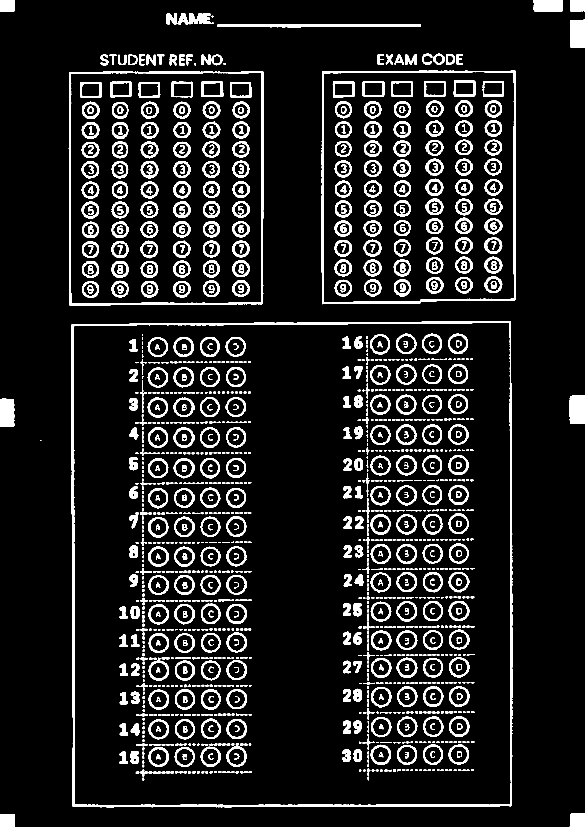
#> input picture scanner-service/templates/a5_template_v1.png, 1754 x 2480 px (shown at 1/3 size)
$ python diagnose_marks.py templates/a5_template_v1.png
#> lines starting #> are read from the running program, lines starting #| are printed output that depends on the picture; after the words box and inside, x2 and y2 are one past the last pixel; in counts of white or black regions, pixels touching at a corner belong together
#> in main, img_pil is the input picture: PIL image 1754x2480 L; 9.7% white; 1515 white regions (8 under 20 px), largest, box (x1, y1, x2, y2) and area: (215, 963, 1538, 2422) 30361, (965, 211, 1547, 913) 13353, (206, 214, 791, 916) 13343
#| PIL image size: (1754, 2480)  mode: L
### scanner-service/omr.py
"""
OMR processing engine for the exam-scanner project.

The ES-50 can return a scan canvas larger than the physical half-A4 answer
sheet, so every sheet is first normalized to a canonical 300 DPI A5-sized
coordinate space before OMR reading.
"""

from __future__ import annotations

import base64
import io
import json
import logging
from itertools import combinations
from dataclasses import dataclass, field
from pathlib import Path
from typing import Any, Callable

try:
    import cv2
    import numpy as np
    from PIL import Image
    _CV2_AVAILABLE = True
except ImportError:
    _CV2_AVAILABLE = False

try:
    import requests as _requests
    _REQUESTS_AVAILABLE = True
except ImportError:
    _REQUESTS_AVAILABLE = False

logger = logging.getLogger(__name__)

# Canonical half-A4 sheet geometry: 14.85 cm x 21.0 cm at 300 DPI.
SCAN_DPI = 300
PAPER_W_CM = 14.85
PAPER_H_CM = 21.0
CANON_W = round(PAPER_W_CM / 2.54 * SCAN_DPI)
CANON_H = round(PAPER_H_CM / 2.54 * SCAN_DPI)

# Typical full ES-50 WIA output observed during debugging.
SCAN_W = 2550
SCAN_H = 4200

FILL_THRESHOLD = 0.28
DIGIT_MIN_RATIO = 0.35
DIGIT_MIN_GAP = 0.10
DIGIT_LOW_CONFIDENCE_GAP = 0.06
DIGIT_SECOND_MARK_RATIO  = 0.35
ANSWER_MIN_RATIO          = 0.20
ANSWER_MIN_GAP            = 0.06
ANSWER_LOW_CONFIDENCE_GAP = 0.10
ANSWER_SECOND_MARK_RATIO  = 0.25

# Bubble reading (local alignment + inner-disk measurement, see
# align_section_to_template / bubble_mark_ratio). On 14 real scans a pencil fill
# measured 0.82-1.0 and an empty bubble at most 0.22 (answers) / 0.07 (digits),
# so 0.50 sits well clear of both and still accepts lightly shaded bubbles.
ANSWER_MARK_RATIO   = 0.50   # >= counts as shaded; two shaded = double mark
DIGIT_MARK_RATIO    = 0.50
MARK_CLEAR_GAP      = 0.35   # best - second below this is flagged low confidence
MARK_INNER_RADIUS   = 0.70   # measure only the inner 70% of the bubble, away from the printed outline
MARK_BLANK_DILATE_PX = 5     # widen the template's printed glyph before subtracting it (scans print bolder)
MARK_NUDGE_FRACTION = 0.15   # nudge the sample by up to 15% of the radius: a fill stays dark, an outline doesn't
ALIGN_SECTION_SEARCH_PX = 60
ALIGN_UNIT_SEARCH_PX    = 14
ALIGN_MIN_MATCH         = 0.25  # template-match score for a row/column to be trusted
ALIGN_MAX_DEVIATION_PX  = 6
ALIGN_BUBBLE_SEARCH_PX  = 10    # final per-bubble snap onto its printed outline
ALIGN_BUBBLE_MIN_MATCH  = 0.55
PHASE_CORR_MIN_RESPONSE   = 0.15
PHASE_CORR_MAX_SHIFT      = 25.0
PAGE_MIN_ANCHOR_INLIERS   = 6
PAGE_MAX_MEAN_ERROR       = 8.0
PAGE_MAX_INLIER_ERROR     = 18.0
PAGE_RANSAC_THRESHOLD     = 18.0
SECTION_SEARCH_MARGIN     = 45
SECTION_MAX_TRANSLATION   = 50.0
SECTION_MAX_PITCH_DELTA   = 0.08
SECTION_MIN_COVERAGE      = 0.85
SECTION_MAX_RESIDUAL      = 12.0
SECTION_MIN_MATCH_SCORE   = 0.15
SECTION_MAX_LIVE_DRIFT    = 18.0
SECTION_MAX_LIVE_DRIFT_JUMP = 12.0
ANCHOR_GUIDED_SEARCH_RADIUS = 170
ANCHOR_DEDUPE_DISTANCE      = 24.0
ANCHOR_MATCH_MAX_DISTANCE   = 190.0
ANCHOR_MIN_X_SPAN_RATIO     = 0.60
ANCHOR_MIN_Y_SPAN_RATIO     = 0.60
ANCHOR_ONE_SIDED_MAX_RESIDUAL = 25.0  # Debug helper only; production requires full-span anchors.
SAVE_DEBUG_IMAGE = True
TEMPLATE_VERSION = "A5_TEMPLATE_V1"
TEMPLATE_DIR = Path(__file__).resolve().parent / "templates"
TEMPLATE_PROFILE_PATH = TEMPLATE_DIR / "a5_template_v1.json"
TEMPLATE_REFERENCE_PATH = TEMPLATE_DIR / "a5_template_v1.png"

# Solid corner registration marks should be larger than filled answer bubbles.
REG_MARK_MIN_AREA = 3200
REG_MARK_MIN_SIDE = 45
REG_MARK_MAX_SIDE = 170

# Bubble coordinates measured from blank-template calibration (calibrate_template.py).
# x_centers / y_centers take precedence over origin_center + pitch in _bubble_center().
STUDENT_CODE_GRID: dict[str, Any] = {
    "x_centers": [271.82, 360.17, 449.38, 545.57, 634.04, 722.88],
    "y_centers": [336.07, 396.39, 456.14, 515.38, 575.08, 635.2,
                  695.02, 754.78, 813.28, 872.39],
    "y_origin": 336.07,
    "cols": 6,
    "rows": 10,
    "y_pitch": 59.752,
    "bubble_radius": 18,
}

EXAM_CODE_GRID: dict[str, Any] = {
    "x_centers": [1030.62, 1119.55, 1208.06, 1303.96, 1392.16, 1481.01],
    "y_centers": [335.57, 395.18, 454.93, 514.22, 573.53, 632.95,
                  692.42, 752.12, 810.49, 869.28],
    "y_origin": 335.57,
    "cols": 6,
    "rows": 10,
    "y_pitch": 59.42,
    "bubble_radius": 18,
}

ANSWER_GRID_LEFT: dict[str, Any] = {
    "origin_center": (473, 1047),
    "x_centers": [473.35, 551.06, 629.15, 707.21],
    "y_centers": [1046.71, 1137.48, 1226.14, 1316.73, 1407.61, 1497.08,
                  1582.9, 1671.53, 1756.31, 1843.3, 1928.09, 2010.9,
                  2097.3, 2185.77, 2268.1],
    "y_origin": 1046.71,
    "rows": 15,
    "cols": 4,
    "x_pitch": 78.052,
    "y_pitch": 87.727,
    "bubble_radius": 22,
}

# answers_right A-column forced to uniform 78 px pitch from D=1374.81.
ANSWER_GRID_RIGHT: dict[str, Any] = {
    "origin_center": (1141, 1043),
    "x_centers": [1140.81, 1218.81, 1296.81, 1374.81],
    "y_centers": [1043.45, 1131.73, 1222.6, 1313.13, 1403.75, 1492.13,
                  1579.28, 1665.95, 1752.87, 1837.87, 1924.46, 2006.69,
                  2093.73, 2180.46, 2264.8],
    "y_origin": 1043.45,
    "rows": 15,
    "cols": 4,
    "x_pitch": 78.0,
    "y_pitch": 86.976,
    "bubble_radius": 22,
}

ANSWER_LETTERS = ["A", "B", "C", "D"]

SECTION_SPECS: dict[str, dict[str, Any]] = {
    "student_code": {
        "base_grid": STUDENT_CODE_GRID,
        "roi": (170, 300, 830, 940),
        "min_area": 120,
        "max_area": 2800,
        "min_side": 18,
        "max_side": 90,
        "x_gap": 35,
        "y_gap": 28,
        "x_pitch_range": (65, 125),
        "y_pitch_range": (45, 75),
        "min_coverage": 0.70,
        "failure_flag": "STUDENT_CODE_REGISTRATION_FAILED",
    },
    "exam_code": {
        "base_grid": EXAM_CODE_GRID,
        "roi": (900, 300, 1680, 940),
        "min_area": 120,
        "max_area": 2800,
        "min_side": 18,
        "max_side": 90,
        "x_gap": 35,
        "y_gap": 28,
        "x_pitch_range": (65, 125),
        "y_pitch_range": (45, 75),
        "min_coverage": 0.65,
        "failure_flag": "EXAM_CODE_REGISTRATION_FAILED",
    },
    "answers_left": {
        "base_grid": ANSWER_GRID_LEFT,
        "roi": (420, 980, 820, 2350),
        "min_area": 120,
        "max_area": 2800,
        "min_side": 18,
        "max_side": 95,
        "x_gap": 35,
        "y_gap": 42,
        "x_pitch_range": (55, 105),
        "y_pitch_range": (70, 105),
        "min_coverage": 0.65,
        "failure_flag": "ANSWER_GRID_REGISTRATION_FAILED",
    },
    "answers_right": {
        "base_grid": ANSWER_GRID_RIGHT,
        "roi": (1090, 970, 1560, 2380),
        "min_area": 120,
        "max_area": 2800,
        "min_side": 18,
        "max_side": 95,
        "x_gap": 35,
        "y_gap": 42,
        "x_pitch_range": (55, 105),
        "y_pitch_range": (70, 105),
        "min_coverage": 0.65,
        "failure_flag": "ANSWER_GRID_REGISTRATION_FAILED",
    },
}

_TEMPLATE_PROFILE_CACHE: dict[str, Any] | None = None


class UnreadableSheetError(RuntimeError):
    """Raised when registration marks cannot be trusted."""

    def __init__(self, message: str, debug: dict[str, Any] | None = None):
        super().__init__(message)
        self.debug = debug or {}


class SectionRegistrationError(RuntimeError):
    """Raised when an individual OMR section cannot be aligned."""


def preprocess(pil_image: "Image.Image") -> "np.ndarray":
    """Convert a raw scan into an inverted binary image, where dark ink is white."""
    img = np.array(pil_image.convert("L"))
    blurred = cv2.GaussianBlur(img, (3, 3), 0)
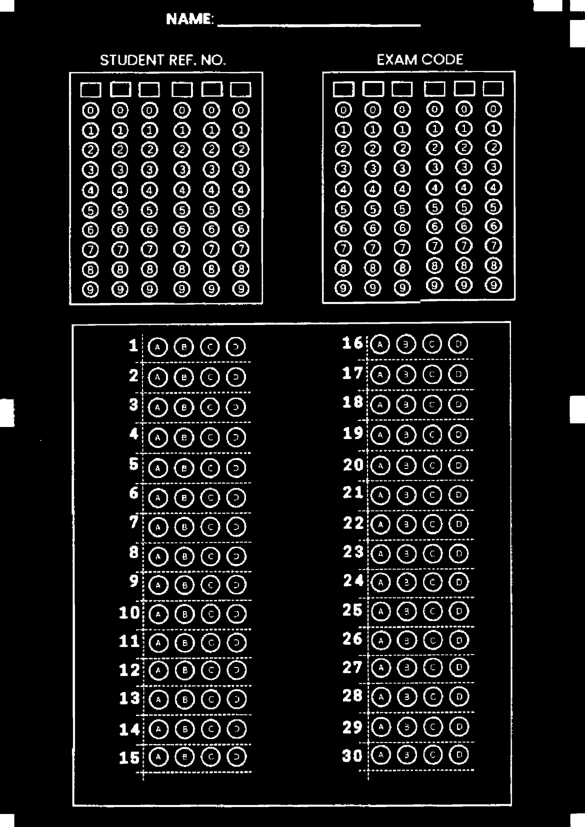
#> blurred: shape (2480, 1754) (shown at 1/3 size); min 0, max 255, mean 24.7
    _, binary = cv2.threshold(
        blurred,
        0,
        255,
        cv2.THRESH_BINARY_INV | cv2.THRESH_OTSU,
    )
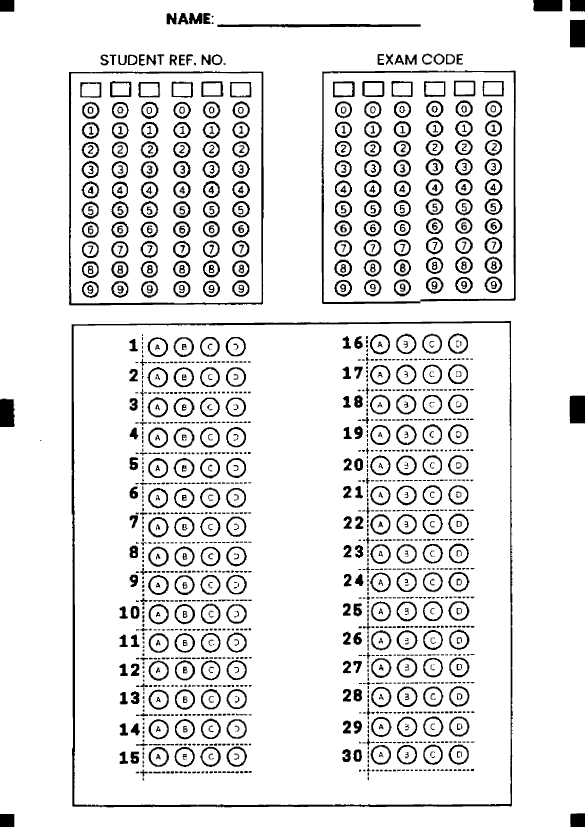
#> binary: shape (2480, 1754) (shown at 1/3 size); 90.3% white; 1515 black regions (9 under 20 px), largest, box (x1, y1, x2, y2) and area: (215, 963, 1538, 2422) 30359, (965, 211, 1547, 912) 13351, (206, 214, 791, 916) 13343
    kernel = cv2.getStructuringElement(cv2.MORPH_RECT, (3, 3))
    return cv2.morphologyEx(binary, cv2.MORPH_CLOSE, kernel)
#> returned value: shape (2480, 1754); 90.4% white; 1680 black regions (90 under 20 px)


# [782 lines left out: functions _template_raw_size, _resize_for_template, _white_for_mode, _fit_pad_for_template, _binary_content_bbox, _bbox_touches_edges and 18 more, not called in this run]


def detect_page_anchors(binary: "np.ndarray") -> list[dict[str, Any]]:
    """Detect the existing solid square anchors on a raw or normalized sheet."""
    return _find_registration_marks(binary)


# [1312 lines left out: functions match_template_anchors, _match_template_anchors_with_debug, _anchor_center, _raw_to_canonical_anchor_matches, match_anchor_layout, validate_anchor_span and 23 more, not called in this run]


def _nearest_index(values: list[float], value: float) -> int:
    return min(range(len(values)), key=lambda index: abs(values[index] - value))


# [112 lines left out: functions _section_coverage, _expanded_roi, _section_match_translation, _translated_template_grid, _axis_drifts, not called in this run]


def _max_abs(values: list[float]) -> float:
    return max((abs(float(v)) for v in values), default=0.0)


# [637 lines left out: functions _max_adjacent_jump, _live_lattice_drift_debug, _section_lattice_metrics, _phase_shift_section_diagnostics, register_section, refine_section_geometry and 7 more, not called in this run]


@dataclass
class SheetResult:
    sheet_index: int
    student_code: str | None
    exam_code: str | None
    raw_answers: str
    score: int
    max_score: int
    status: str
    flag_reasons: list[str] = field(default_factory=list)
    scan_image: str = ""


# [616 lines left out: functions _save_omr_debug, _build_section_transform, _transform_grid, process_sheet, sheet_result_to_dict, not called in this run]

### scanner-service/diagnose_marks.py
"""
Diagnostic script: show all large contours found in a template image,
so we can tune registration mark detection parameters.

Usage:
    python scanner-service\diagnose_marks.py path\to\blank_scan.png
"""
import sys
from pathlib import Path
import cv2
import numpy as np
from PIL import Image

# Add scanner-service to path so we can import omr
sys.path.insert(0, str(Path(__file__).resolve().parent))
import omr

def main():
    if len(sys.argv) < 2:
        print("Usage: python diagnose_marks.py <image_path>")
        sys.exit(1)

    path = Path(sys.argv[1])
    print(f"\nLoading: {path}")
    print(f"File size: {path.stat().st_size / 1024:.1f} KB")

    img_pil = Image.open(path)
    print(f"PIL image size: {img_pil.size}  mode: {img_pil.mode}")

    binary = omr.preprocess(img_pil)
    print(f"Binary shape: {binary.shape}  (H x W)")
#| Binary shape: (2480, 1754)  (H x W)
    print(f"White pixels: {np.count_nonzero(binary)}  ({np.count_nonzero(binary)/binary.size*100:.1f}%)")
#| White pixels: 3933923  (90.4%)

    # Find ALL contours with minimal size filter
    contours, _ = cv2.findContours(binary, cv2.RETR_EXTERNAL, cv2.CHAIN_APPROX_SIMPLE)
#> contours = 1 contour; box (x1, y1, x2, y2) and area: (0, 0, 1754, 2480) 4325476
    print(f"\nTotal contours: {len(contours)}")
#| Total contours: 1

    # Filter to anything >= 500 area
    candidates = []
    for cnt in contours:
        area = cv2.contourArea(cnt)
        if area < 500:
            continue
        x, y, w, h = cv2.boundingRect(cnt)
        aspect = w / h if h > 0 else 0
        fill = area / (w * h) if w * h > 0 else 0
        candidates.append((area, x, y, w, h, aspect, fill))
#> this loop made 1 pass
#> (area, x, y, w, h, aspect, fill) on pass 1: (4325476, 0, 0, 1754, 2480, 0.707, 0.994)
#> after the loop, candidates = [(4325476, 0, 0, 1754, 2480, 0.707, 0.994)]

    candidates.sort(key=lambda c: -c[0])
    print(f"Contours with area >= 500: {len(candidates)}")
#| Contours with area >= 500: 1

    print(f"\n{'Area':>10}  {'x':>5} {'y':>5} {'w':>5} {'h':>5}  {'aspect':>7}  {'fill':>6}  Passes?")
    print("-" * 80)
    for area, x, y, w, h, aspect, fill in candidates[:40]:
        passes_area   = area >= omr.REG_MARK_MIN_AREA
        passes_side   = (w >= omr.REG_MARK_MIN_SIDE and h >= omr.REG_MARK_MIN_SIDE)
        passes_maxside = (w <= omr.REG_MARK_MAX_SIDE and h <= omr.REG_MARK_MAX_SIDE)
        passes_aspect = 0.7 <= aspect <= 1.3
        passes_fill   = fill >= 0.55
        all_pass = passes_area and passes_side and passes_maxside and passes_aspect and passes_fill
        flags = []
        if not passes_area:   flags.append(f"area<{omr.REG_MARK_MIN_AREA}")
        if not passes_side:   flags.append(f"side<{omr.REG_MARK_MIN_SIDE}")
        if not passes_maxside: flags.append(f"side>{omr.REG_MARK_MAX_SIDE}")
        if not passes_aspect: flags.append(f"aspect={aspect:.2f}")
        if not passes_fill:   flags.append(f"fill={fill:.2f}<0.55")
        status = "YES" if all_pass else f"NO ({', '.join(flags)})"
        print(f"{area:>10.0f}  {x:>5} {y:>5} {w:>5} {h:>5}  {aspect:>7.2f}  {fill:>6.2f}  {status}")
#> this loop made 1 pass
#|    4325476      0     0  1754  2480     0.71    0.99  NO (side>170)

    # Save debug image with all large contours drawn
    vis = cv2.cvtColor(binary, cv2.COLOR_GRAY2BGR)
#> vis: shape (2480, 1754, 3); 90.4% white; 1680 black regions (90 under 20 px), largest, box (x1, y1, x2, y2) and area: (215, 963, 1538, 2422) 30206, (965, 211, 1547, 912) 13308, (207, 214, 791, 916) 13277
    for area, x, y, w, h, aspect, fill in candidates[:40]:
        color = (0, 255, 0) if (area >= omr.REG_MARK_MIN_AREA
                                and w >= omr.REG_MARK_MIN_SIDE
                                and w <= omr.REG_MARK_MAX_SIDE
                                and 0.7 <= aspect <= 1.3
                                and fill >= 0.55) else (0, 100, 255)
        cv2.rectangle(vis, (x, y), (x+w, y+h), color, 3)
        cv2.putText(vis, f"{int(area)}", (x, y - 5), cv2.FONT_HERSHEY_SIMPLEX, 0.5, color, 1)
#> this loop made 1 pass
#> (area, x, y, w, h, aspect, fill, color) on pass 1: (4325476, 0, 0, 1754, 2480, 0.707, 0.994, (0, 100, 255))

    out_path = path.parent / (path.stem + "_marks_debug.png")
    cv2.imwrite(str(out_path), vis)
    print(f"\nDebug image saved to: {out_path}")
    print("  Green = passes ALL filters (would be used as registration mark)")
    print("  Orange = fails at least one filter")

if __name__ == "__main__":
    main()
